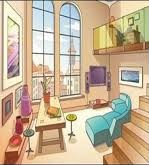
#> input picture image1.jpg, 149 x 165 px
$ python test.py
#> lines starting #> are read from the running program, lines starting #| are printed output that depends on the picture


import cv2
import numpy as np
import matplotlib.pyplot as plt

# Charger les images satellites T1 et T2
image_t1 = cv2.imread('image1.jpg', cv2.IMREAD_GRAYSCALE)
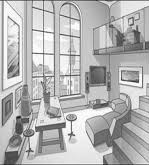
#> image_t1: shape (165, 149); min 24, max 255, mean 180.5
image_t2 = cv2.imread('image2.jpg', cv2.IMREAD_GRAYSCALE)
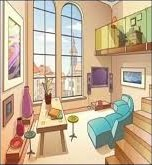
#> input picture image2.jpg, 152 x 165 px
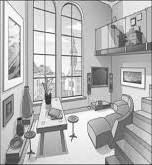
#> image_t2: shape (165, 152); min 23, max 255, mean 180.7

image_t2 = cv2.resize(image_t2, (image_t1.shape[1], image_t1.shape[0]))
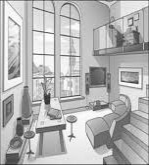
#> image_t2: shape (165, 149); min 27, max 255, mean 180.7
# Vérifier que les images sont bien chargées
if image_t1 is None or image_t2 is None:
    raise ValueError("Les images n'ont pas été chargées correctement.")

# Eviter la division par zéro
image_t2 = np.maximum(image_t2, 1e-10)  # Ajouter une petite valeur pour éviter les divisions par zéro

# Calcul du log-ratio
log_ratio = np.log(image_t2 / image_t1)
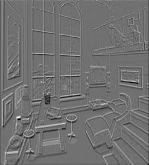
#> log_ratio: shape (165, 149) float64; min -1.45, max 1.83, mean 0.00334; drawn with min black and max white

# Seuillage pour détecter les changements
_, change_map = cv2.threshold(log_ratio, 0.2, 255, cv2.THRESH_BINARY)
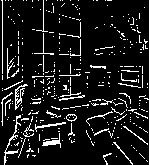
#> change_map: shape (165, 149) float64; 9.9% white in thin lines or dots

# Affichage des résultats
plt.figure(figsize=(12, 6))

plt.subplot(1, 3, 1)
plt.title("Image T1")
plt.imshow(image_t1, cmap='gray')
plt.axis('off')

plt.subplot(1, 3, 2)
plt.title("Image T2")
plt.imshow(image_t2, cmap='gray')
plt.axis('off')

plt.subplot(1, 3, 3)
plt.title("Carte des Changements")
plt.imshow(change_map, cmap='hot')
plt.axis('off')

plt.tight_layout()
plt.show()
